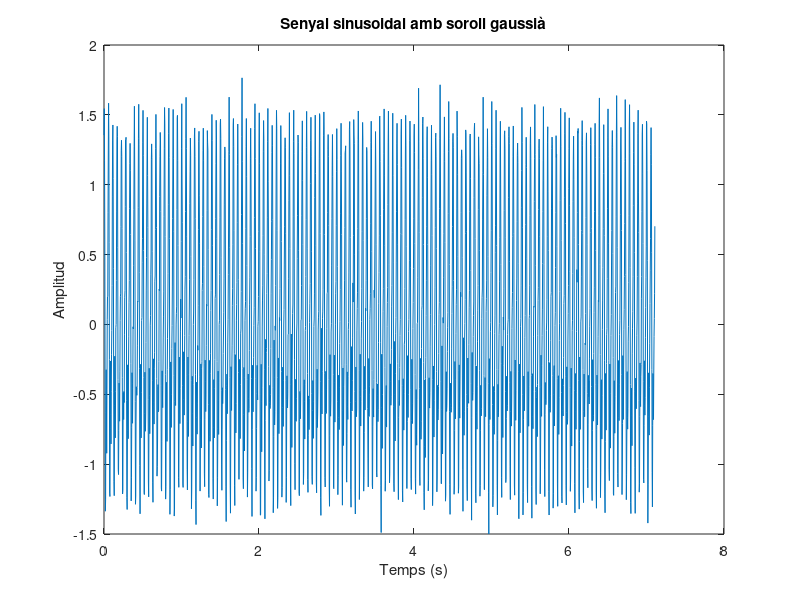
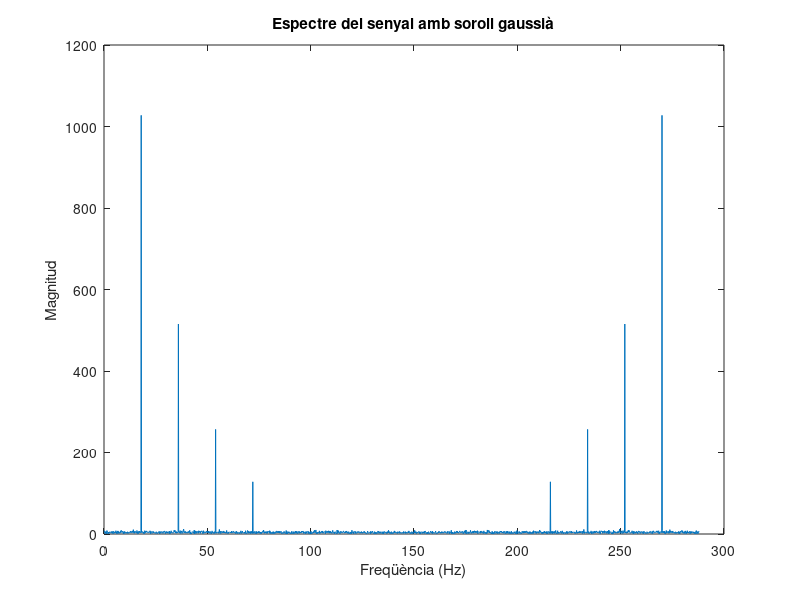
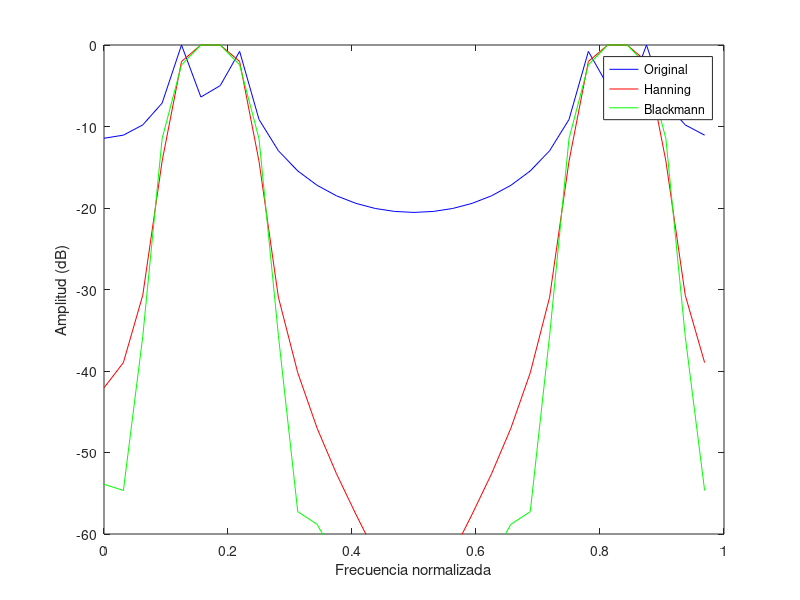
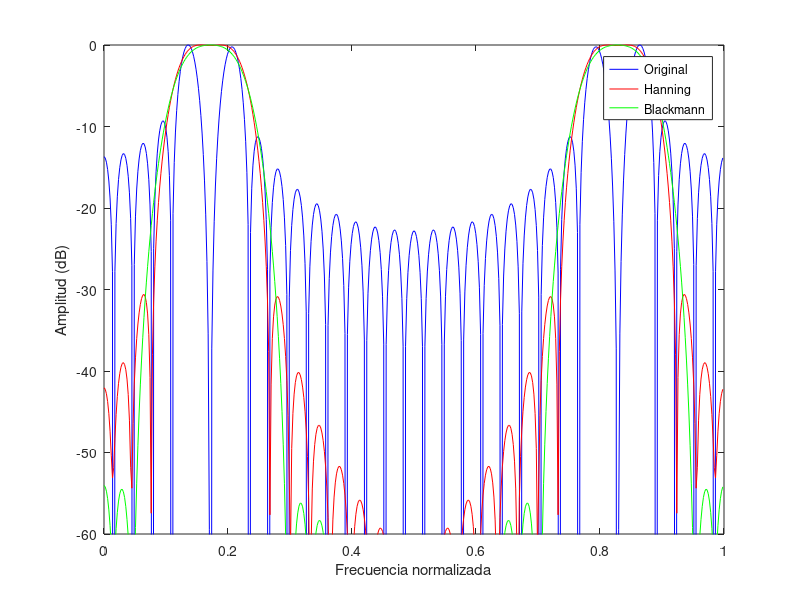

Write the MATLAB code that produced these figures, in order.
% Practica 9 PSI
clc
clear all

%% ACTIVITAT 1
% Definir paràmetres del senyal
A1 = 1; A2 = 0.5; A3 = 0.25; A4 = 0.125;
f1 = 18; f2 = 36; f3 = 54; f4 = 72;
phi1 = pi/2; phi2 = pi/4; phi3 = -0.3*pi; phi4 = 0.6*pi;
Fs = 245; % freqüència de mostreig
N = 2048; % nombre de mostres

% Generar vector de temps
t = (0:N-1) / Fs;

% Generar senyal
x = A1*sin(2*pi*f1*t + phi1) + A2*sin(2*pi*f2*t + phi2) + A3*sin(2*pi*f3*t + phi3) + A4*sin(2*pi*f4*t + phi4);

% Generar soroll blanc gaussià
sigma = 0.1;
noise = sigma*randn(size(x));

% Afegir soroll al senyal
x = x + noise;

% Mostrar senyal
figure(1)
plot(t, x);
xlabel('Temps (s)');
ylabel('Amplitud');
title('Senyal sinusoidal amb soroll gaussià');

% Calcular la FFT del senyal
X = fft(x);

% Calcular l'eix de freqüència
f = (0:N-1) * Fs / N;

% Dibuixar el espectre
figure(2)
plot(f, abs(X));
xlabel('Freqüència (Hz)');
ylabel('Magnitud');
title('Espectre del senyal amb soroll gaussià');

%% Fem el mateix amb la frequencia de mostreig a 288Hz.
% Definir paràmetres del senyal
A1 = 1; A2 = 0.5; A3 = 0.25; A4 = 0.125;
f1 = 18; f2 = 36; f3 = 54; f4 = 72;
phi1 = pi/2; phi2 = pi/4; phi3 = -0.3*pi; phi4 = 0.6*pi;
Fs = 288; % freqüència de mostreig
N = 2048; % nombre de mostres

% Generar vector de temps
t = (0:N-1) / Fs;

% Generar senyal
x = A1*sin(2*pi*f1*t + phi1) + A2*sin(2*pi*f2*t + phi2) + A3*sin(2*pi*f3*t + phi3) + A4*sin(2*pi*f4*t + phi4);

% Generar soroll blanc gaussià
sigma = 0.1;
noise = sigma*randn(size(x));

% Afegir soroll al senyal
x = x + noise;

% Mostrar senyal
figure(1)
plot(t, x);
xlabel('Temps (s)');
ylabel('Amplitud');
title('Senyal sinusoidal amb soroll gaussià');

% Calcular la FFT del senyal
X = fft(x);

% Calcular l'eix de freqüència
f = (0:N-1) * Fs / N;

% Dibuixar el espectre
figure(2)
plot(f, abs(X));
xlabel('Freqüència (Hz)');
ylabel('Magnitud');
title('Espectre del senyal amb soroll gaussià');



%% Activitat 2

%% a)
% Señal original
n = [0:31];
x = sin(2*pi*4.5*n/32) + sin(2*pi*6.5*n/32);

% Aplicar ventana Hanning y Blackmann
xh = x.*hanning(32)';
xb = x.*blackman(32)';

% Calcular la DFT
X = fft(x);
Xh = fft(xh);
Xb = fft(xb);

% Espectro en dB
X_dB = 20*log10(abs(X)/max(abs(X)));
Xh_dB = 20*log10(abs(Xh)/max(abs(Xh)));
Xb_dB = 20*log10(abs(Xb)/max(abs(Xb)));

% Visualizar el espectro
f = [0:length(X)-1]/length(X);
figure;
plot(f, X_dB, 'b', f, Xh_dB, 'r', f, Xb_dB, 'g');
xlabel('Frecuencia normalizada');
ylabel('Amplitud (dB)');
legend('Original', 'Hanning', 'Blackmann');
ylim([-60 0]);

% Zero-padding
N = 512;
xn = [x, zeros(1, N-length(x))];
xhn = [xh, zeros(1, N-length(xh))];
xbn = [xb, zeros(1, N-length(xb))];

% Calcular la DFT con zero-padding
Xn = fft(xn);
Xhn = fft(xhn);
Xbn = fft(xbn);

% Espectro en dB
Xn_dB = 20*log10(abs(Xn)/max(abs(Xn)));
Xhn_dB = 20*log10(abs(Xhn)/max(abs(Xhn)));
Xbn_dB = 20*log10(abs(Xbn)/max(abs(Xbn)));

% Visualizar el espectro con zero-padding
fn = [0:length(Xn)-1]/length(Xn);
figure;
plot(fn, Xn_dB, 'b', fn, Xhn_dB, 'r', fn, Xbn_dB, 'g');
xlabel('Frecuencia normalizada');
ylabel('Amplitud (dB)');
legend('Original', 'Hanning', 'Blackmann');
ylim([-60 0]);

%% b) Efecte sobre el rang dinàmic

% Senal original
n = [0:63];
x = sin(2*pi*10.1*n/64) + 0.001*cos(2*pi*15.2*n/64) + 0.001*sin(2*pi*20.3*n/64) + 0.001*cos(2*pi*25.2*n/64);

% Aplicar ventana rectangular
xr = x.*rectwin(64)';

% Aplicar ventana Hanning
xh = x.*hanning(64)';

% Aplicar ventana Blackmann
xb = x.*blackman(64)';

% Calcular la DFT
X = fft(x);
Xr = fft(xr);
Xh = fft(xh);
Xb = fft(xb);

% Magnitud del espectro
X_mag = abs(X);
Xr_mag = abs(Xr);
Xh_mag = abs(Xh);
Xb_mag = abs(Xb);

% Espectro en dB
X_dB = 20*log10(X_mag/max(X_mag));
Xr_dB = 20*log10(Xr_mag/max(Xr_mag));
Xh_dB = 20*log10(Xh_mag/max(Xh_mag));
Xb_dB = 20*log10(Xb_mag/max(Xb_mag));

% Visualizar el espectro
f = [0:length(X)-1]/length(X);
figure;
plot(f, X_dB, 'b', f, Xr_dB, 'r', f, Xh_dB, 'g', f, Xb_dB, 'k');
xlabel('Frecuencia normalizada');
ylabel('Amplitud (dB)');
legend('Original', 'Rectangular', 'Hanning', 'Blackmann');
ylim([-80 0]);

%% Zero Padding
% Senal original
n = [0:63];
x = sin(2*pi*10.1*n/64) + 0.001*cos(2*pi*15.2*n/64) + 0.001*sin(2*pi*20.3*n/64) + 0.001*cos(2*pi*25.2*n/64);

% Aplicar ventana rectangular
xr = x.*rectwin(64)';

% Aplicar ventana Hanning
xh = x.*hanning(64)';

% Aplicar ventana Blackmann
xb = x.*blackman(64)';

% Calcular la DFT con zero-padding
N = 512;
X = fft(x, N);
Xr = fft(xr, N);
Xh = fft(xh, N);
Xb = fft(xb, N);

% Magnitud del espectro con zero-padding
X_mag = abs(X);
Xr_mag = abs(Xr);
Xh_mag = abs(Xh);
Xb_mag = abs(Xb);

% Espectro en dB con zero-padding
X_dB = 20*log10(X_mag/max(X_mag));
Xr_dB = 20*log10(Xr_mag/max(Xr_mag));
Xh_dB = 20*log10(Xh_mag/max(Xh_mag));
Xb_dB = 20*log10(Xb_mag/max(Xb_mag));

% Visualizar el espectro con zero-padding
f = [0:N-1]/N;
figure;
plot(f, X_dB, 'b', f, Xr_dB, 'r', f, Xh_dB, 'g', f, Xb_dB, 'k');
xlabel('Frecuencia normalizada');
ylabel('Amplitud (dB)');
legend('Original', 'Rectangular', 'Hanning', 'Blackmann');
ylim([-80 0]);










